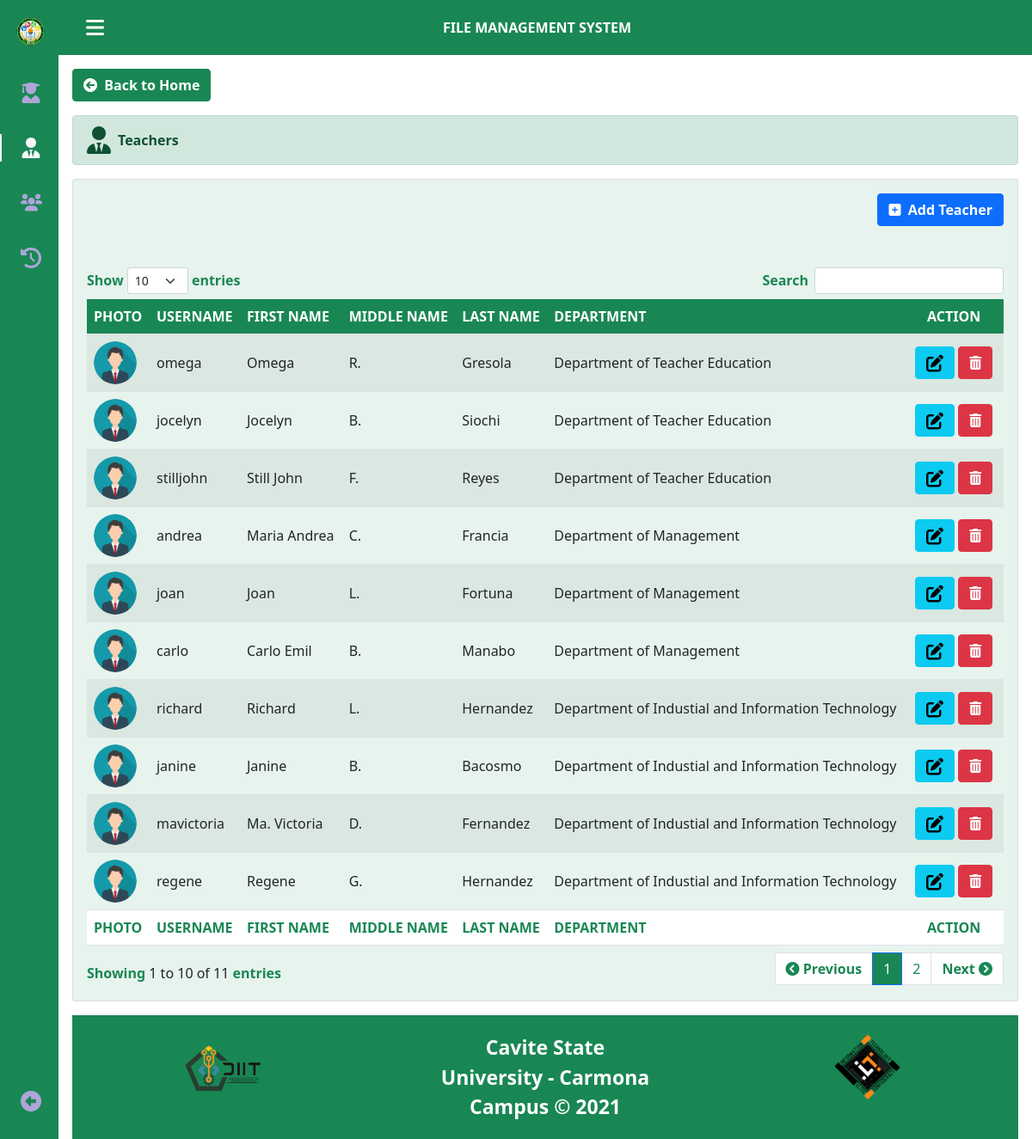
/adminTeachers.php (signed in), run on the app's committed database.
### tables this page shows
CREATE TABLE `teacher` (
  `teacher_id` int(11) NOT NULL,
  `username` varchar(100) NOT NULL,
  `password` varchar(200) NOT NULL,
  `firstname` varchar(100) NOT NULL,
  `lastname` varchar(100) NOT NULL,
  `middlename` varchar(100) NOT NULL,
  `department` varchar(100) NOT NULL,
  `student_id` int(11) NOT NULL,
  `location` varchar(200) NOT NULL,
  `date` datetime NOT NULL DEFAULT current_timestamp()
);

### session.php (called while the page is built, shortened)
<?php
    $session_id=$_SESSION['id'];
?>

### adminTeachers.php (the view, shortened to what this page needs)
<?php
    include('header.php');
    include('session.php');
    $user_query = mysqli_query($conn,"SELECT * FROM user WHERE user_id='$session_id'") or die(mysqli_error());
    $user_row = mysqli_fetch_array($user_query);
?>
<body class="body" id="body">
    <header class="sidenav-header bg-success" id="sidenav-header">
        <div class="sidenav-toggle">
            <i class="fa-solid fa-bars" id="sidenav-toggle-icon" title="Menu"></i>
        </div>
        <div class="sidenav-title">
            <p>
                FILE MANAGEMENT SYSTEM
            </p>
        </div>
        <div class="sidenav-logo">
            <img src="<?php echo $user_row['location']; ?>" data-bs-toggle="modal" data-bs-target="#imageZoomAdmin" alt="">
        </div>
    </header>
    <div class="sidenavbar" id="sidenavbar">
        <nav class="sidenavbar-content">
            <div>
                <a href="#" class="sidenavbar-logo" title="Cavite State University - Carmona (FMS)"><img class="sidenavbar-img" src="images/logo.png" alt=""><span class="sidenavbar-title">CVSU-CARMONA</span></a>
                <div class="sidenavbar-menus">
                    <a href="adminStudents.php" class="sidenavbar-menu" title="Students"> <i class="fa-solid fa-user-graduate fa-xl nav-icon"></i> <span class="sidenavbar-menu-title">Students</span> </a>
                    <a href="#" class="sidenavbar-menu active" title="Teachers"> <i class="fa-solid fa-user-tie fa-xl nav-icon" style="margin-left: 0.1rem;"></i> <span class="sidenavbar-menu-title">Teachers</span> </a>
                    <a href="adminAdmin.php" class="sidenavbar-menu" title="Admins"> <i class="fa-solid fa-users nav-icon"></i> <span class="sidenavbar-menu-title">Admins</span> </a>
                    <a href="adminAllLogs.php" class="sidenavbar-menu" title="All Activity Logs"> <i class="fa-solid fa-clock-rotate-left fa-xl nav-icon"></i> <span class="sidenavbar-menu-title">All Activity Logs</span> </a>
                </div>
            </div>
                <a href="adminHome.php" role="button" name="backtomenu" class="sidenavbar-menu" title="Back to Main Menu"> <i class="fa-solid fa-circle-left fa-xl nav-icon"></i> <span class="sidenavbar-menu-title">Back</span> </a>
        </nav>
    </div>
    <div class="main-content">
        <div class="d-flex justify-content-start mt-3">
            <a href="adminHome.php" role="button" class="btn btn-success"><i class="fa-solid fa-circle-arrow-left"></i>&nbsp&nbsp<strong>Back to Home</strong></a>
        </div>
        <div class="alert alert-success d-flex align-items-center mt-3" role="alert">
            <i class="fa-solid fa-user-tie fa-2xl me-2"></i>
            <div>
                <strong>Teachers</strong>
            </div>
        </div>
        <div class="card mb-3">
            <div class="card-body bg-success bg-opacity-10">
            <div class="d-flex justify-content-end mb-5">
                <button type="button" class="btn btn-primary" data-bs-toggle="modal" data-bs-target="#adminAddTeacherModal"><i class="fa-solid fa-square-plus"></i>&nbsp&nbsp<strong>Add Teacher</strong></button>
            </div>
                <table id="example" class="table table-striped display" style="width:100%">
                    <thead>
                        <tr>
                            <th>Photo</th>
                            <th>Username</th>
                            <th>First Name</th>
                            <th>Middle Name</th>
                            <th>Last Name</th>
                            <th>Department</th>
                            <th class="text-center">Action</th>
                        </tr>
                    </thead>
                    <tbody>
                        <?php
                            $query = mysqli_query($conn,"SELECT * FROM teacher ORDER BY teacher_id DESC") or die(mysqli_error());
                            while ($row = mysqli_fetch_array($query)) {
                                ?>
                        <tr class="odd gradeX">
                            <td width="50"><img class="rounded-circle" src="<?php echo $row['location']; ?>" height="50" width="50"></td>
                            <td><?php echo $row['username']; ?></td>
                            <td><?php echo $row['firstname']; ?></td>
                            <td><?php echo $row['middlename']; ?></td>
                            <td><?php echo $row['lastname']; ?></td>
                            <td><?php echo $row['department']; ?></td>
                            <td class="text-center" width="100">
                                <a title="Edit Teacher" role="button" class="adminEditTeacher btn btn-info"><i class="fa-solid fa-pen-to-square fa-lg"></i></a>
                                <a title="Delete Teacher" role="button" class="adminDeleteTeacher btn btn-danger"><i class="fa-solid fa-trash-can"></i></a>
                            </td>
                        </tr>
                        <?php } ?>
                    </tbody>
                    <tfoot>
                        <tr>
                            <th>Photo</th>
                            <th>Username</th>
                            <th>First Name</th>
                            <th>Middle Name</th>
                            <th>Last Name</th>
                            <th>Department</th>
                            <th class="text-center">Action</th>
                        </tr>
                    </tfoot>
                </table>
            </div>
        </div>
        <?php include('footer.php'); ?>
    </div>
</body>

### css/style.css (style rules this page uses)
* { box-sizing: border-box; margin: 0; padding: 0; }
body { font-family: Arial, Helvetica, sans-serif; overflow-x: hidden; }
.body { position: relative; margin: 3rem 0 0 0; padding: 0 1rem; transition: .5s; }
.body a { text-decoration: none; }
.sidenav-header { width: 100%; height: 3rem; position: fixed; top: 0; left: 0; display: flex; align-items: center; justify-content: space-between; padding: 0 1rem; background-color: #F7F6FB; z-index: 100; transition: .5s; }
.sidenav-toggle { color: #fff; font-size: 1.5rem; cursor: pointer; }
.sidenav-logo { width: 2.188rem; height: 2.188rem; display: flex; justify-content: center; border-radius: 50%; overflow: hidden; }
.sidenav-logo img { width: 2.5rem; cursor: -webkit-pointer; cursor: pointer; }
.sidenav-title { margin-top: 1rem; text-align: center; font-weight: bold; color: #fff; }
.sidenavbar-img { width: 2.188rem; height: 2.188rem; position: absolute; }
.sidenavbar-img { height: 2.188rem; position: absolute; }
.sidenavbar { position: fixed; top: 0; left: -30%; width: 4.25rem; height: 100%; background-color: #198754; padding: .5rem 1rem 0 0; transition: .5s; z-index: 100; }
.sidenavbar-content { height: 100%; display: flex; flex-direction: column; justify-content: space-between; overflow: hidden; }
.sidenavbar-logo, .sidenavbar-menu { display: grid; grid-template-columns: max-content max-content; align-items: center; column-gap: 1rem; }
.sidenavbar-menu { padding: .5rem 0 .5rem 1.5rem; }
.sidenavbar-logo { padding: .5rem 0 .5rem 1.150rem; }
.sidenavbar-logo { margin-bottom: 2rem; }
.sidenavbar-menu { position: relative; color: #AFA5D9; margin-bottom: 1.5rem; transition: .3s; }
.nav-icon { font-size: 1.25rem; }
.sidenavbar-menus .active { color: #F7F6FB; }
.sidenavbar-menus .active::before { content: ''; position: absolute; left: 0; width: 0.125rem; height: 2rem; background-color: #F7F6FB; box-sizing: border-box; }
.main-content { height: auto; margin-top: 5rem; }
@media screen and (min-width: 48rem) { .body { margin: 4rem 0 0 0; padding-left: 5.25rem; } }
@media screen and (min-width: 48rem) { .sidenav-header { height: 4rem; padding: 0 2rem 0 6.25rem; } }
@media screen and (min-width: 48rem) { .sidenav-logo { width: 2.5rem; height: 2.5rem; } }
@media screen and (min-width: 48rem) { .sidenav-logo img { width: 2.813; } }
@media screen and (min-width: 48rem) { .sidenavbar { left: 0; padding: 1rem 1rem 0 0; } }
.table td, .table th { vertical-align: middle; }
.dataTable th { font-weight: bold; text-transform: uppercase; }
table.dataTable thead tr { background-color: #198754; color: #fff; }
table.dataTable tfoot tr { background-color: #fff; color: #198754; }

### data on the page
teacher: location (placeholder picture), username "omega", firstname "Omega", middlename "R.", lastname "Gresola", department "Department of Teacher Education"
teacher: location (placeholder picture), username "jocelyn", firstname "Jocelyn", middlename "B.", lastname "Siochi", department "Department of Teacher Education"
teacher: location (placeholder picture), username "stilljohn", firstname "Still John", middlename "F.", lastname "Reyes", department "Department of Teacher Education"
teacher: location (placeholder picture), username "andrea", firstname "Maria Andrea", middlename "C.", lastname "Francia", department "Department of Management"
teacher: location (placeholder picture), username "joan", firstname "Joan", middlename "L.", lastname "Fortuna", department "Department of Management"
teacher: location (placeholder picture), username "carlo", firstname "Carlo Emil", middlename "B.", lastname "Manabo", department "Department of Management"
teacher: location (placeholder picture), username "richard", firstname "Richard", middlename "L.", lastname "Hernandez", department "Department of Industial and Information Technology"
teacher: location (placeholder picture), username "janine", firstname "Janine", middlename "B.", lastname "Bacosmo", department "Department of Industial and Information Technology"
teacher: location (placeholder picture), username "mavictoria", firstname "Ma. Victoria", middlename "D.", lastname "Fernandez", department "Department of Industial and Information Technology"
teacher: location (placeholder picture), username "regene", firstname "Regene", middlename "G.", lastname "Hernandez", department "Department of Industial and Information Technology"
